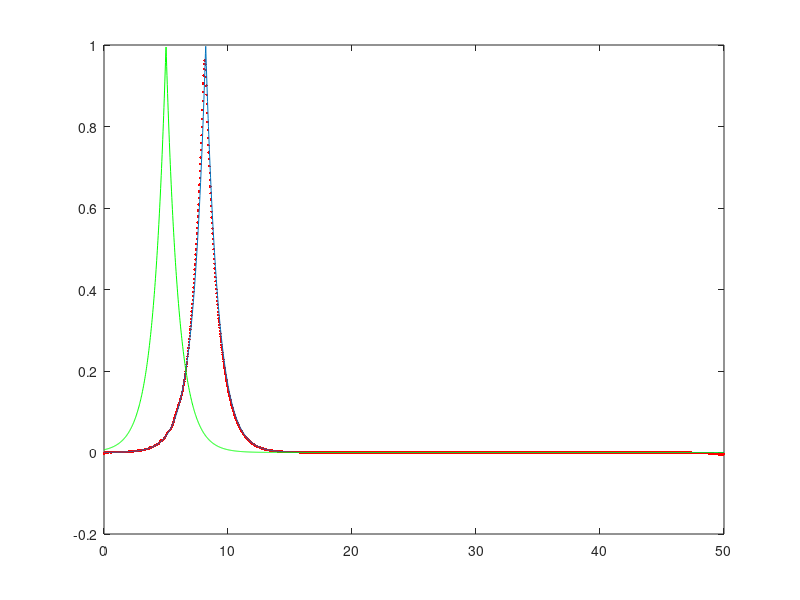

The MATLAB script that drew this image:
%%%%%%%%%%%%%%%%%%%%%%%%%%%%%%%%%%%%%%%%%%%%%%%%%%%%%%%%%%%%%%%%%%%%%%%%%%%
%-% ------------------------------------------------------------------- %-%
%-% Approximates the solution to the CH equation, which is given by     %-%
%-% u_t - u_{xxt} + 3uu_x = 2u_xu_{xx}+uu_{xxx}. The spatial domain is  %-%
%-% [0,50] and periodic boundary conditions are assumed. The approxim-  %-%
%-% ation is done by a Fourier spectral method with RK4 time-stepping.  %-%
%-% When kappa=0 the CH equation loses its physical significance.       %-%
%-% ------------------------------------------------------------------- %-%
%-% Author: Maurice S. Fabien, University of Washington (Jan-Jun 2014)  %-%
%-%                          , Rice University          (2014-    )     %-%
%-% Email : fabien@rice.edu                                             %-%
%-% GitHub: https://github.com/msfabien/                                %-%
%-% ------------------------------------------------------------------- %-%
%%%%%%%%%%%%%%%%%%%%%%%%%%%%%%%%%%%%%%%%%%%%%%%%%%%%%%%%%%%%%%%%%%%%%%%%%%%


function Code_Listing_4_3_1()
    clear all; close all; clc;
    N = 2^11;   %number of grid points
    L = 50;     %domian length
    T = 3.2;    %final time
    c = 1;      %peakon speed
    dt = 5e-2;  %time step
    x = L*(0:(N-1))/N;
    nmax = round(T/dt);
    M = [0:(N/2-1) (-N/2):(-1)];
    k = 2*pi*M/L; %Domain length incorporated into wavenumbers
    V = @(x,t) c*exp(-abs(x-5-c*t)); %Exact solution
    c_1 = -1i*k/2;
    c_2 = -1i*k./(1+k.^2);
    RHS1 = @(v) c_1.*fft(real(ifft(v)).^2);
    RHS2 = @(v) c_2.*fft(real(ifft(v)).^2 + 0.5*real(ifft(1i*k.*v)).^2 );
    RHS = @(v) RHS1(v) + RHS2(v); %Right hand side for v_t = RHS(v)
    u = V(x,0.0);
    v = fft(u); %Initial condition
    for n = 1:nmax %Time stepping loop
        for jj = 1 : length(k) % 2/3's dealiasing rule
            if ( abs(M(jj)) > (2*pi/L)*2*N/3 )
                v(jj) = 0;
            end
        end
        a = dt*RHS(v); %RK4 update
        b = dt*RHS(v + a/2);
        c = dt*RHS(v + b/2);
        d = dt*RHS(v + c);
        v = v + (a + 2*b + 2*c + d)/6;
    end
    u = real(ifft(v));
    norm(u - V(x,T),inf)
    plot(x,u,'r.',x,V(x,T),x,V(x,0.0),'g')
end